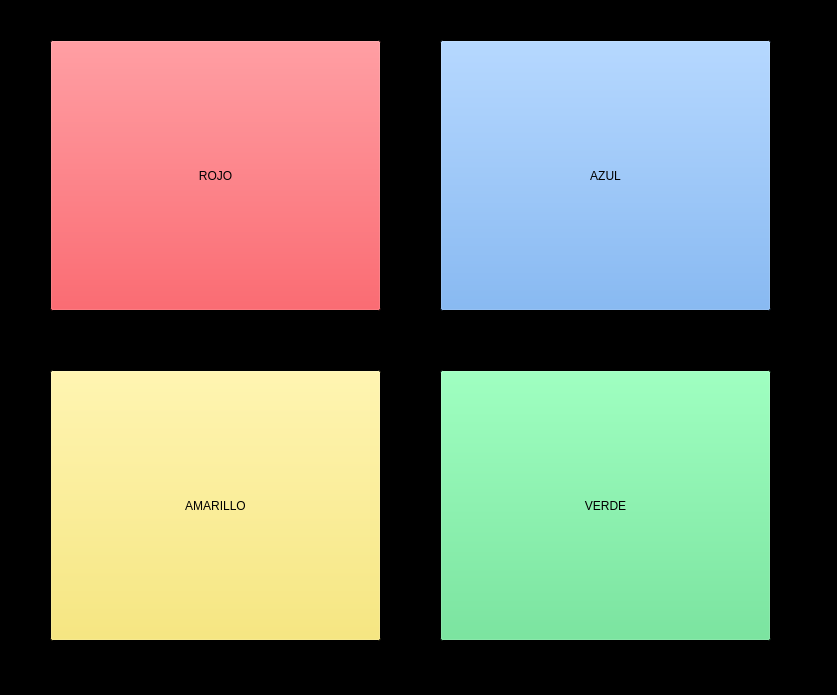
<?xml version="1.0" encoding="UTF-8"?>
<ui version="4.0">
 <class>guiDlg</class>
 <widget class="QWidget" name="guiDlg">
  <property name="geometry">
   <rect>
    <x>0</x>
    <y>0</y>
    <width>837</width>
    <height>695</height>
   </rect>
  </property>
  <property name="palette">
   <palette>
    <active>
     <colorrole role="Button">
      <brush brushstyle="SolidPattern">
       <color alpha="255">
        <red>239</red>
        <green>239</green>
        <blue>239</blue>
       </color>
      </brush>
     </colorrole>
     <colorrole role="Base">
      <brush brushstyle="SolidPattern">
       <color alpha="255">
        <red>255</red>
        <green>255</green>
        <blue>255</blue>
       </color>
      </brush>
     </colorrole>
     <colorrole role="Window">
      <brush brushstyle="SolidPattern">
       <color alpha="255">
        <red>0</red>
        <green>0</green>
        <blue>0</blue>
       </color>
      </brush>
     </colorrole>
    </active>
    <inactive>
     <colorrole role="Button">
      <brush brushstyle="SolidPattern">
       <color alpha="255">
        <red>239</red>
        <green>239</green>
        <blue>239</blue>
       </color>
      </brush>
     </colorrole>
     <colorrole role="Base">
      <brush brushstyle="SolidPattern">
       <color alpha="255">
        <red>255</red>
        <green>255</green>
        <blue>255</blue>
       </color>
      </brush>
     </colorrole>
     <colorrole role="Window">
      <brush brushstyle="SolidPattern">
       <color alpha="255">
        <red>0</red>
        <green>0</green>
        <blue>0</blue>
       </color>
      </brush>
     </colorrole>
    </inactive>
    <disabled>
     <colorrole role="Button">
      <brush brushstyle="SolidPattern">
       <color alpha="255">
        <red>239</red>
        <green>239</green>
        <blue>239</blue>
       </color>
      </brush>
     </colorrole>
     <colorrole role="Base">
      <brush brushstyle="SolidPattern">
       <color alpha="255">
        <red>0</red>
        <green>0</green>
        <blue>0</blue>
       </color>
      </brush>
     </colorrole>
     <colorrole role="Window">
      <brush brushstyle="SolidPattern">
       <color alpha="255">
        <red>0</red>
        <green>0</green>
        <blue>0</blue>
       </color>
      </brush>
     </colorrole>
    </disabled>
   </palette>
  </property>
  <property name="windowTitle">
   <string>simonSay</string>
  </property>
  <widget class="QPushButton" name="rojo">
   <property name="geometry">
    <rect>
     <x>50</x>
     <y>40</y>
     <width>331</width>
     <height>271</height>
    </rect>
   </property>
   <property name="palette">
    <palette>
     <active>
      <colorrole role="Button">
       <brush brushstyle="SolidPattern">
        <color alpha="255">
         <red>237</red>
         <green>51</green>
         <blue>59</blue>
        </color>
       </brush>
      </colorrole>
     </active>
     <inactive>
      <colorrole role="Button">
       <brush brushstyle="SolidPattern">
        <color alpha="255">
         <red>237</red>
         <green>51</green>
         <blue>59</blue>
        </color>
       </brush>
      </colorrole>
     </inactive>
     <disabled>
      <colorrole role="Button">
       <brush brushstyle="SolidPattern">
        <color alpha="255">
         <red>237</red>
         <green>51</green>
         <blue>59</blue>
        </color>
       </brush>
      </colorrole>
     </disabled>
    </palette>
   </property>
   <property name="text">
    <string>ROJO</string>
   </property>
  </widget>
  <widget class="QPushButton" name="azul">
   <property name="geometry">
    <rect>
     <x>440</x>
     <y>40</y>
     <width>331</width>
     <height>271</height>
    </rect>
   </property>
   <property name="palette">
    <palette>
     <active>
      <colorrole role="Button">
       <brush brushstyle="SolidPattern">
        <color alpha="255">
         <red>98</red>
         <green>160</green>
         <blue>234</blue>
        </color>
       </brush>
      </colorrole>
     </active>
     <inactive>
      <colorrole role="Button">
       <brush brushstyle="SolidPattern">
        <color alpha="255">
         <red>98</red>
         <green>160</green>
         <blue>234</blue>
        </color>
       </brush>
      </colorrole>
     </inactive>
     <disabled>
      <colorrole role="Button">
       <brush brushstyle="SolidPattern">
        <color alpha="255">
         <red>98</red>
         <green>160</green>
         <blue>234</blue>
        </color>
       </brush>
      </colorrole>
     </disabled>
    </palette>
   </property>
   <property name="text">
    <string>AZUL</string>
   </property>
  </widget>
  <widget class="QPushButton" name="verde">
   <property name="geometry">
    <rect>
     <x>440</x>
     <y>370</y>
     <width>331</width>
     <height>271</height>
    </rect>
   </property>
   <property name="palette">
    <palette>
     <active>
      <colorrole role="Button">
       <brush brushstyle="SolidPattern">
        <color alpha="255">
         <red>87</red>
         <green>227</green>
         <blue>137</blue>
        </color>
       </brush>
      </colorrole>
     </active>
     <inactive>
      <colorrole role="Button">
       <brush brushstyle="SolidPattern">
        <color alpha="255">
         <red>87</red>
         <green>227</green>
         <blue>137</blue>
        </color>
       </brush>
      </colorrole>
     </inactive>
     <disabled>
      <colorrole role="Button">
       <brush brushstyle="SolidPattern">
        <color alpha="255">
         <red>87</red>
         <green>227</green>
         <blue>137</blue>
        </color>
       </brush>
      </colorrole>
     </disabled>
    </palette>
   </property>
   <property name="text">
    <string>VERDE</string>
   </property>
  </widget>
  <widget class="QPushButton" name="amarillo">
   <property name="geometry">
    <rect>
     <x>50</x>
     <y>370</y>
     <width>331</width>
     <height>271</height>
    </rect>
   </property>
   <property name="palette">
    <palette>
     <active>
      <colorrole role="Button">
       <brush brushstyle="SolidPattern">
        <color alpha="255">
         <red>248</red>
         <green>228</green>
         <blue>92</blue>
        </color>
       </brush>
      </colorrole>
     </active>
     <inactive>
      <colorrole role="Button">
       <brush brushstyle="SolidPattern">
        <color alpha="255">
         <red>248</red>
         <green>228</green>
         <blue>92</blue>
        </color>
       </brush>
      </colorrole>
     </inactive>
     <disabled>
      <colorrole role="Button">
       <brush brushstyle="SolidPattern">
        <color alpha="255">
         <red>248</red>
         <green>228</green>
         <blue>92</blue>
        </color>
       </brush>
      </colorrole>
     </disabled>
    </palette>
   </property>
   <property name="text">
    <string>AMARILLO</string>
   </property>
  </widget>
 </widget>
 <resources/>
 <connections/>
</ui>
